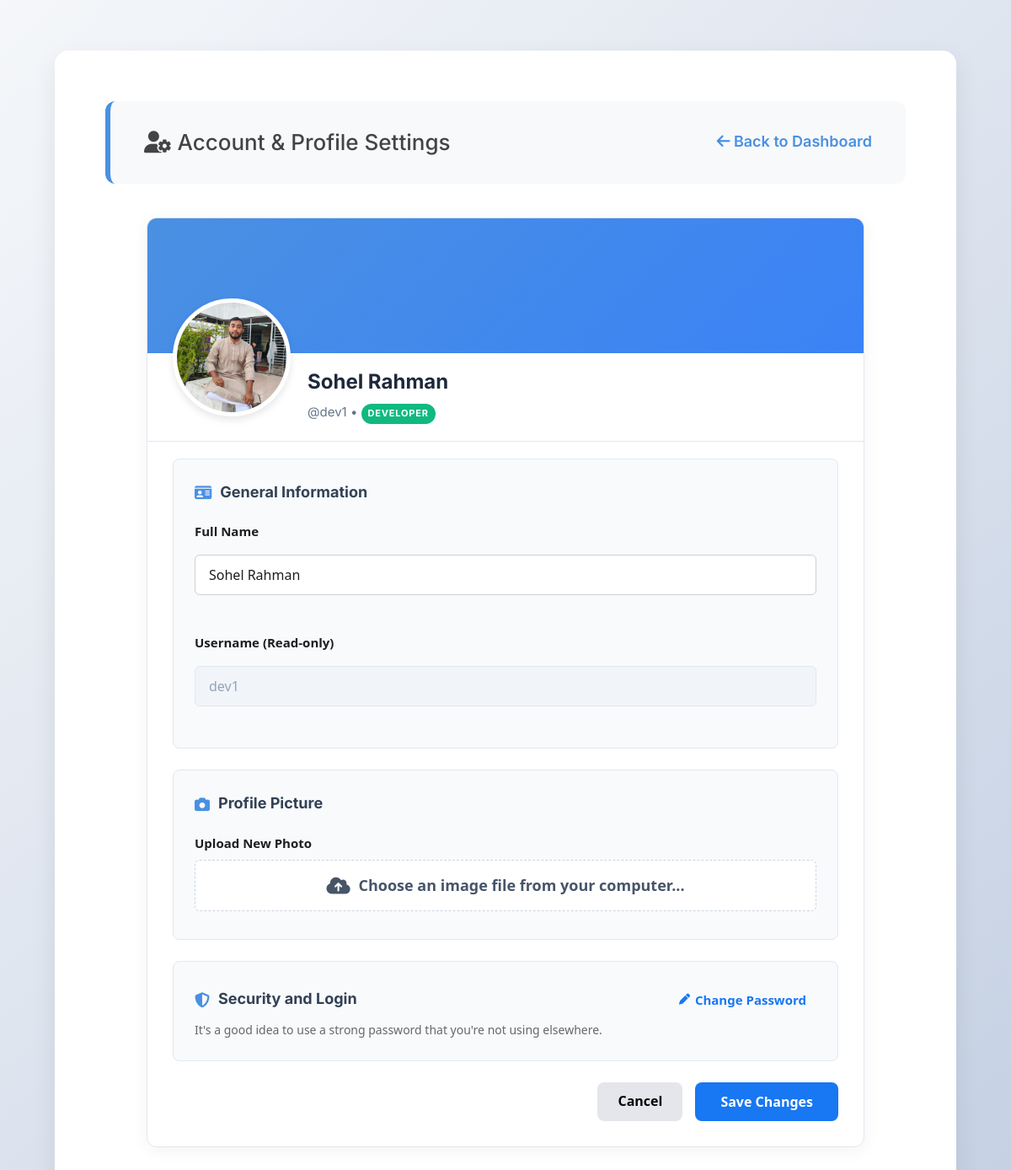
Screenshot of /profile (signed in) with the database file from the repository.
### tables this page shows
CREATE TABLE users (
            id INTEGER PRIMARY KEY AUTOINCREMENT,
            username TEXT UNIQUE NOT NULL,
            password TEXT NOT NULL,
            role TEXT NOT NULL
        , full_name TEXT DEFAULT '', profile_image TEXT DEFAULT 'default.png');

### app.py (the view, shortened to what this page needs)
@app.route('/profile', methods=['GET', 'POST'])
def profile():
    if 'username' not in session:
        return redirect(url_for('login'))
    user_id = session['user_id']
    conn = get_db_connection()
    error = None
    success = None
    user = conn.execute('SELECT * FROM users WHERE id = ?', (user_id,)).fetchone()
    current_user = conn.execute('SELECT * FROM users WHERE id = ?', (user_id,)).fetchone()
    conn.close()
    return render_template('profile.html', user=user, role=session.get('role'), current_user=current_user, error=error, success=success)

### app.py (called while the page is built)
def get_db_connection():
    conn = sqlite3.connect('project_manager.db', timeout=10.0)
    conn.row_factory = sqlite3.Row
    return conn

### templates/profile.html (shortened to what this page needs)
<!DOCTYPE html>
<html>
<head>
    <link rel="stylesheet" href="https://cdnjs.cloudflare.com/ajax/libs/font-awesome/6.4.0/css/all.min.css">
    <link rel="stylesheet" href="{{ url_for('static', filename='style.css') }}">
</head>
<body>
    <div class="container" style="max-width: 950px;">
        <div class="nav-bar" style="margin-bottom: 20px;">
            <span><i class="fas fa-user-cog"></i> Account & Profile Settings</span>
            <a href="/" style="color: #4a90e2; font-weight: 600; text-decoration: none;">
                <i class="fas fa-arrow-left"></i> Back to Dashboard
            </a>
        </div>
        <div class="profile-container">
            <div class="profile-cover"></div>
            <div class="profile-header-content">
                <div style="display: flex; align-items: flex-end; gap: 20px;">
                    <div class="profile-avatar-wrapper">
                        <img src="{{ url_for('static', filename='uploads/' + user.profile_image) }}" class="profile-avatar" alt="Profile Picture">
                    </div>
                    <div class="profile-info">
                        <h2>{{ user.full_name or user.username }}</h2>
                        <p>@{{ user.username }} &bull; <span class="badge {% if role == 'admin' %}badge-red{% elif role == 'manager' %}badge-blue{% else %}badge-green{% endif %}" style="font-size: 11px; padding: 3px 8px; margin: 0;">{{ role | upper }}</span></p>
                    </div>
                </div>
            </div>
            <form method="POST" enctype="multipart/form-data" class="settings-section">
                <div class="form-card">
                    <h3><i class="fas fa-id-card" style="color: #4a90e2;"></i> General Information</h3>
                    <div class="form-group">
                        <label>Full Name</label>
                        <input type="text" name="full_name" value="{{ user.full_name }}" required placeholder="Enter your full name">
                    </div>
                    <div class="form-group" style="margin-bottom: 0;">
                        <label>Username (Read-only)</label>
                        <input type="text" value="{{ user.username }}" disabled style="background: #f1f5f9; color: #94a3b8; cursor: not-allowed; border-color: #e2e8f0;">
                    </div>
                </div>
                <div class="form-card">
                    <h3><i class="fas fa-camera" style="color: #4a90e2;"></i> Profile Picture</h3>
                    <div class="form-group" style="margin-bottom: 0;">
                        <label>Upload New Photo</label>
                        <div class="file-upload-wrapper">
                            <div class="file-upload-btn">
                                <i class="fas fa-cloud-upload-alt fa-lg"></i> Choose an image file from your computer...
                            </div>
                        </div>
                    </div>
                </div>
                <div class="form-card" style="padding-bottom: 25px;">
                    <div style="display: flex; justify-content: space-between; align-items: center; margin-bottom: 5px;">
                        <h3 style="margin: 0;"><i class="fas fa-shield-alt" style="color: #4a90e2;"></i> Security and Login</h3>
                        <a href="javascript:void(0);" onclick="togglePasswordSection()" class="fb-edit-btn" id="toggleBtn">
                            <i class="fas fa-pen" style="font-size: 13px;"></i> Change Password
                        </a>
                    </div>
                    <p style="color: #65676b; font-size: 14px; margin: 0; font-family: system-ui, -apple-system, sans-serif;">It's a good idea to use a strong password that you're not using elsewhere.</p>
                </div>
                <div style="display: flex; justify-content: flex-end; gap: 15px;">
                    <a href="/" class="btn" style="background: #e4e6eb; color: #050505; text-decoration: none; padding: 10px 24px; font-size: 16px; font-weight: 600; font-family: system-ui, -apple-system, sans-serif; box-shadow: none;">Cancel</a>
                    <button type="submit" name="update_profile" style="background: #1877f2; padding: 10px 30px; font-size: 16px; font-family: system-ui, -apple-system, sans-serif; box-shadow: none; margin: 0;">
                        Save Changes
                    </button>
                </div>
            </form>
        </div>
    </div>
</body>
</html>

### static/style.css (style rules this page uses)
body { font-family: 'Inter', sans-serif; background: linear-gradient(135deg, #f5f7fa 0%, #c3cfe2 100%); background-attachment: fixed; color: #333; line-height: 1.6; margin: 0; padding: 40px 20px; font-size: 18px; }
h2 { font-size: 42px; color: #1a252f; font-weight: 700; margin-bottom: 30px; }
h3 { font-size: 32px; color: #1a252f; font-weight: 700; }
.container { width: 95%; max-width: 1400px; margin: 20px auto; background: #ffffff; padding: 60px; border-radius: 16px; box-shadow: 0 10px 30px rgba(0,0,0,0.08); }
.container h2, .container h2 i { color: #4a90e2; }
.nav-bar { display: flex; justify-content: space-between; align-items: center; background-color: #f8f9fa; padding: 28px 40px; border-radius: 12px; margin-bottom: 50px; border-left: 6px solid #4a90e2; }
.nav-bar span { font-size: 26px; font-weight: 500; color: #444; }
input[type="text"], input[type="password"], input[type="date"], input[type="number"], input[type="file"], textarea { width: 100%; padding: 18px; margin: 8px 0 24px 0; border: 1px solid #e1e5eb; border-radius: 8px; box-sizing: border-box; font-family: inherit; font-size: 20px; transition: border-color 0.3s, box-shadow 0.3s; }
button, .btn { background: linear-gradient(135deg, #4a90e2 0%, #357abd 100%); color: white; border: none; padding: 18px 36px; border-radius: 8px; cursor: pointer; font-size: 20px; font-weight: 600; box-shadow: 0 4px 6px rgba(74, 144, 226, 0.2); transition: transform 0.2s, box-shadow 0.2s; }
.badge { padding: 8px 18px; border-radius: 20px; font-size: 15px; font-weight: 700; color: white; display: inline-block; margin-left: 12px; text-transform: uppercase; letter-spacing: 0.8px; }
.badge-green { background-color: #10b981; }

### templates/profile.html (style rules this page uses)
.profile-container { max-width: 850px; margin: 40px auto; background: #ffffff; border-radius: 12px; box-shadow: 0 4px 20px rgba(0,0,0,0.05); overflow: hidden; border: 1px solid #e2e8f0; }
.profile-cover { height: 160px; background: linear-gradient(135deg, #4a90e2 0%, #3b82f6 100%); position: relative; }
.profile-header-content { padding: 0 30px 20px 30px; position: relative; display: flex; align-items: flex-end; justify-content: space-between; margin-bottom: 20px; border-bottom: 1px solid #e2e8f0; }
.profile-avatar-wrapper { position: relative; margin-top: -65px; }
.profile-avatar { width: 130px; height: 130px; border-radius: 50%; object-fit: cover; border: 5px solid #ffffff; box-shadow: 0 4px 10px rgba(0,0,0,0.1); background: #f1f5f9; }
.profile-info { padding-top: 15px; }
.profile-info h2 { margin: 0 0 5px 0; color: #1e293b; font-size: 24px; }
.profile-info p { margin: 0; color: #64748b; font-size: 15px; }
.settings-section { padding: 0 30px 30px 30px; }
.form-card { background: #f8fafc; border: 1px solid #e2e8f0; border-radius: 8px; padding: 25px; margin-bottom: 25px; }
.form-card h3 { margin-top: 0; margin-bottom: 20px; font-size: 18px; color: #334155; display: flex; align-items: center; gap: 10px; }
.form-group { margin-bottom: 20px; font-family: system-ui, -apple-system, BlinkMacSystemFont, 'Segoe UI', Roboto, Helvetica, Arial, sans-serif; }
.form-group label { display: block; font-weight: 600; color: #1c1e21; margin-bottom: 8px; font-size: 15px; }
.form-group input { width: 100%; padding: 12px 16px; border: 1px solid #ccd0d5; border-radius: 6px; font-size: 16px; font-family: inherit; color: #1c1e21; background: #ffffff; box-sizing: border-box; transition: border-color 0.2s; }
.file-upload-wrapper { position: relative; overflow: hidden; display: inline-block; width: 100%; }
.file-upload-btn { display: flex; align-items: center; justify-content: center; gap: 10px; background: #ffffff; border: 1px dashed #cbd5e1; color: #475569; padding: 15px; border-radius: 6px; font-weight: 600; cursor: pointer; transition: 0.2s; }
.fb-edit-btn { color: #1877f2; text-decoration: none; font-size: 15px; font-weight: 600; padding: 8px 12px; border-radius: 6px; transition: background-color 0.2s; font-family: system-ui, -apple-system, BlinkMacSystemFont, 'Segoe UI', sans-serif; display: inline-flex; align-items: center; gap: 6px; }

### rows the page displays
users: profile_image (picture), full_name "Sohel Rahman", username "dev1", role "DEVELOPER"
